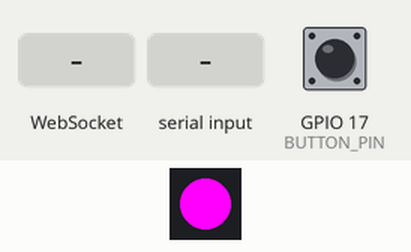
Bench run of a program on a simulated ESP32. On the bench: 1 RGB LEDs in strip order, left to right. The test bench sets the inputs (shaded band); at power-on: GPIO 17 (BUTTON_PIN) HIGH. WiFi joins after 1.5 s; servers stay silent unless stated; not simulated (calls return 0 or success): secrets.h; names the files do not define were given values by the test bench: SERVER_PORT = 80; what the program prints to the serial monitor is not drawn.

Above: at 2.7 s.
2.8 s: GPIO 17 (BUTTON_PIN) pulled LOW for 0.15 s
At 3.25 s:
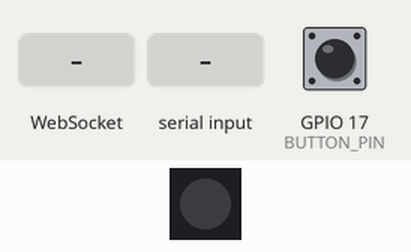
5.8 s: WebSocket text "1" received
At 6.27 s:
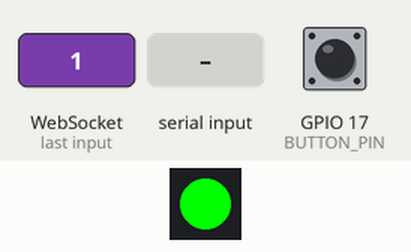
8.8 s: "1" received over Serial
11.8 s: GPIO 17 (BUTTON_PIN) pulled LOW for 1 s
14.3 s: GPIO 17 (BUTTON_PIN) pulled LOW for 3.2 s
At 17.81 s:
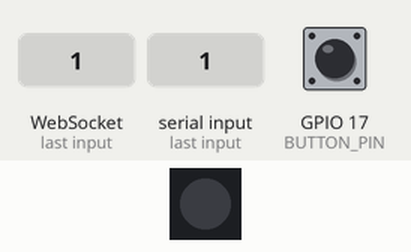
20.2 s: GPIO 17 (BUTTON_PIN) pulsed LOW 2 times (0.12 s each, 0.3 s apart)
Timing chart, 0 to 24.2 s (numbered marks = the images above; inputs shaded):
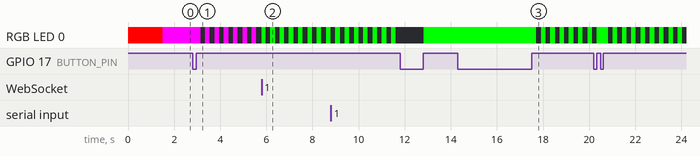

The program:

main.cpp
```cpp
#include <Arduino.h>

#include <WiFi.h>
#include <WebSocketsClient.h>
#include <FastLED.h>

#include "pinmap.h"
#include "secrets.h"
#include "proto.h"

WebSocketsClient webSocket;

CRGB leds[1];

#define INIT_PACKET(name) (name*)initPacket(sizeof(name))

#define Can Serial

#define COLOR_RED 0xff, 0x00, 0x00
#define COLOR_PINK 0xff, 0x00, 0xff
#define COLOR_GREEN 0x00, 0xff, 0x00

void setLed(uint8_t red, uint8_t green, uint8_t blue) {
  leds[0] = CRGB(red, green, blue);
  FastLED.show();
}

boolean button() {
  if(!digitalRead(BUTTON_PIN)) {
    while(!digitalRead(BUTTON_PIN)) {
      delay(30);
    }
    return true;
  }

  return false;
}

void* initPacket(size_t len) {
  void* ptr = malloc(len);
  memset(ptr, 0, len);

  return ptr;
}

void sendPacket(const uint8_t ty, void* data, size_t len) {
  uint8_t *sendData = (uint8_t *)malloc(len + 1);

  memcpy(sendData + 1, data, sizeof(InitActorFrame));
  sendData[0] = ID_INIT_ACTOR_FRAME;

  webSocket.sendBIN(sendData, sizeof(InitActorFrame) + 1);

  free(sendData);
}

void webSocketEvent(WStype_t type, uint8_t * payload, size_t length) {
  if(type == WStype_CONNECTED) {
    setLed(COLOR_GREEN);
    return;
  }

  if(type == WStype_DISCONNECTED) {
    setLed(COLOR_PINK);
    return;
  }

  if(type != WStype_BIN) {
    // it it's not binary we don't care
    return;
  }

  // first byte is used as a packet type identifier
  auto packet_id = payload[0];

  switch(packet_id) {
    case ID_INIT_BEGIN_FRAME: // server wants to begin conn. let's identify ourselves
      {
        auto frame = INIT_PACKET(InitActorFrame);

        frame->id = 0x01;
        frame->type = 0x01;
        frame->pos_x = 11;
        frame->pos_y = 22;

        sendPacket(ID_INIT_ACTOR_FRAME, frame, sizeof(InitActorFrame));

        free(frame);
      }
      break;

    case ID_TEST_PACKET:
      {
        auto frame = (TestPacket*)(payload + 1);
        Serial.println("Test packet");
        Serial.print(frame->a);
        Serial.print(" + ");
        Serial.print(frame->b);
        Serial.print(" ");
        Serial.println(frame->a + frame->b);
      }
      break;

    default:
      {
        Serial.print("Unhandled net packet id ");
        Serial.println(packet_id, HEX);
      }
      break;

  }
}

void writeCan(const uint8_t ty, void* data, size_t len) {
  uint8_t *sendData = (uint8_t*)malloc(len + 3);
  sendData[0] = 0xfe;
  sendData[1] = 0xef;
  sendData[2] = ty;
  memcpy(sendData + 3, data, len);

  Can.write(sendData, len + 3);
}

void readCan() {
  if(!Can.available()) return;

  uint8_t packet_id = Can.read();

  switch(packet_id) {


    default:
      {
        Serial.print("Unhandled CAN packet id ");
        Serial.println(packet_id, HEX);
      }
      break;
  }
}

void setup() {
  Serial.begin(9600);

  pinMode(BUTTON_PIN, INPUT_PULLUP);
  FastLED.addLeds<WS2812, LED_PIN, GRB>(leds, 1);

  setLed(COLOR_RED);

  WiFi.begin(WIFI_SSID, WIFI_PSWD);

  while (WiFi.status() != WL_CONNECTED) {
    Serial.print(".");
    delay(100);
  }

  Serial.println("\nConnected to the WiFi network");
  Serial.print("Local ESP32 IP: ");
  Serial.println(WiFi.localIP());

  setLed(COLOR_PINK);

  webSocket.begin(SERVER_HOST, SERVER_PORT, "/");
  webSocket.onEvent(webSocketEvent);
	webSocket.setReconnectInterval(5000);
}

bool privacyMode = false;
long lastBlink = millis();
uint8_t lastBrightness;

void loop() {
  webSocket.loop();

  if(button()) {
    auto frame = INIT_PACKET(TestCanFrame);

    frame->i = 3;

    writeCan(ID_TEST_CAN_FRAME, frame, sizeof(TestCanFrame));

    privacyMode = !privacyMode;
    lastBlink = millis();
  }

  readCan();

  if(privacyMode) {
    if(millis() - lastBlink > 200) {
      lastBrightness = FastLED.getBrightness();
      if(lastBrightness == 0) {
        FastLED.setBrightness(255);
      } else {
        FastLED.setBrightness(0);
      }
      FastLED.show();
      lastBlink = millis();
    }
  } else {
    if(FastLED.getBrightness() == 0) {
      FastLED.setBrightness(255);
      FastLED.show();
    }
  }
}
```

pinmap.h
```cpp
#define LED_PIN     16
#define BUTTON_PIN  17
```

proto.h
```cpp
// This code was generated from .proto.ts files.
// Do not edit this file directly if you don't know what you're doing.
// To regenerate this file, run "yarn proto:exportc" in the root directory.

#include <stdint.h>

typedef struct {
    uint32_t i;
} TestCanFrame;
#define ID_TEST_CAN_FRAME 224

typedef struct {
    uint32_t x;
    uint32_t y;
} PositionChangeFrame;
#define ID_POSITION_CHANGE_FRAME 3

typedef struct {
} InitBeginFrame;
#define ID_INIT_BEGIN_FRAME 1

typedef struct {
    uint32_t type;
    uint32_t id;
    uint32_t pos_x;
    uint32_t pos_y;
} InitActorFrame;
#define ID_INIT_ACTOR_FRAME 2

typedef struct {
    uint32_t color;
} JunctionChangeFrame;
#define ID_JUNCTION_CHANGE_FRAME 4

typedef struct {
    uint32_t a;
    uint32_t b;
} TestPacket;
#define ID_TEST_PACKET 241
```

Measured:
- after the input at 2.8 s, RGB LED 0: alternates RGB(255, 0, 255) for 0.20 s and off for 0.20 s, starting after 0.35 s
- after the input at 14.3 s, RGB LED 0: alternates RGB(0, 255, 0) for 0.20 s and off for 0.20 s, starting after 3.4 s
